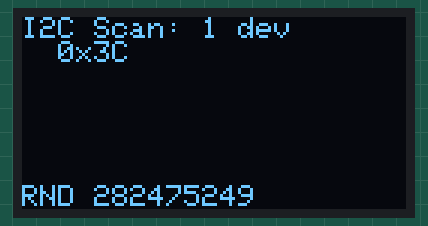
A program run on a simulated ESP32. On the bench: 128×64 one-colour display. Random numbers use the default seed unless the program sets one; what the program prints to the serial monitor is not drawn.

Above: at 0.6 s.
At 5.6 s:
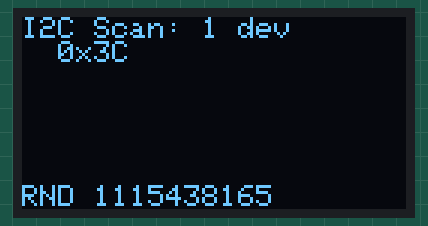
At 10.1 s:
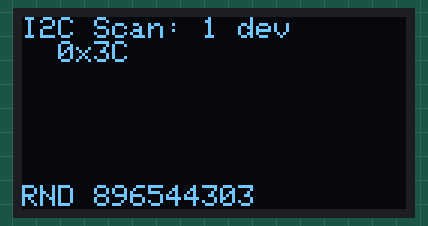
At 19.6 s:
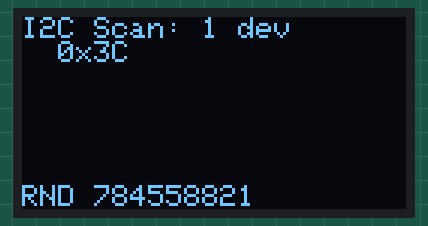
At 29.29 s:
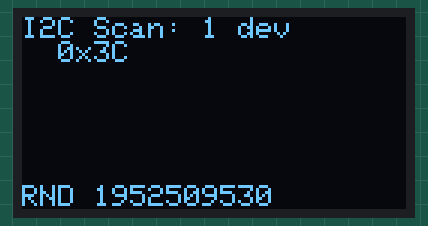
At 39.1 s:
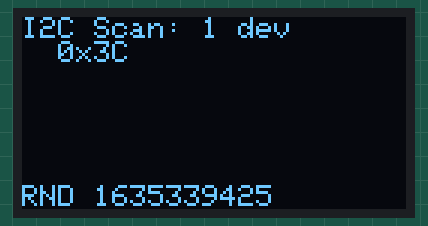

The program:

main.cpp
```cpp
#include <Arduino.h>
#include <Wire.h>
#include <Adafruit_GFX.h>
#include <Adafruit_SSD1306.h>

// ---------------------------------------------------------------------------
// Standalone I2C bus scanner + random-data OLED demo.
//
// Scans the ENTIRE I2C bus (addresses 1..127) looking for every connected
// device, prints the results to Serial, and renders them on an SSD1306 OLED
// together with a live "random data" value that changes each refresh.
//
// Wiring (default ESP32 I2C pins):
//   OLED SSD1306  -> SDA = GPIO21, SCL = GPIO22, addr 0x3C
//   Any I2C device -> connect to the same SDA/SCL (full bus is scanned).
// ---------------------------------------------------------------------------

// --- Pins -------------------------------------------------------------------
#define OLED_ADDR 0x3C
#define SCREEN_WIDTH 128
#define SCREEN_HEIGHT 64
#define OLED_RESET -1  // not wired on the common 0.96" modules

// Default I2C pins. Override in platformio.ini build_flags if your wiring
// differs, e.g.: -D I2C_SDA=16 -D I2C_SCL=17
#ifndef I2C_SDA
  #define I2C_SDA 21
#endif
#ifndef I2C_SCL
  #define I2C_SCL 22
#endif

// Optionally scan additional hardwired pin pairs isn't built in by default;
// the scanner scans the full ADDRESS range on the active bus, which is what
// "read all I2C" means here. See scanBus() if you want multi-pin support.

// --- Timers -----------------------------------------------------------------
#define RESCAN_INTERVAL_MS 3000   // full re-scan every 3 s
#define OLED_INTERVAL_MS 500      // random-data / render refresh every 0.5 s

Adafruit_SSD1306 display(SCREEN_WIDTH, SCREEN_HEIGHT, &Wire, OLED_RESET);

const uint8_t kScanLo = 1;   // skip 0x00 (general call)
const uint8_t kScanHi = 127;

char found[SCREEN_HEIGHT / 8][24];  // up to 8 lines of detected addresses
uint8_t foundCount = 0;

unsigned long lastScanMs = 0;
unsigned long lastOledMs = 0;

// Scan one I2C (sda, scl) pair across all addresses. Returns devices found.
// If sda/scl is NULL-pair (-1), just scans the already-initialized bus.
uint8_t scanBus(int sda, int scl) {
  if (sda >= 0 && scl >= 0) {
    Serial.printf("Scanning I2C bus SDA=%d SCL=%d...\n", sda, scl);
    Wire.begin(sda, scl, 100000);  // re-init on the requested pins
  } else {
    Serial.println("Scanning I2C bus (current pins)...");
  }

  uint8_t count = 0;
  for (uint8_t addr = kScanLo; addr <= kScanHi; addr++) {
    Wire.beginTransmission(addr);
    uint8_t err = Wire.endTransmission();
    if (err == 0) {
      Serial.printf("  device 0x%02X\n", addr);
      if (count < SCREEN_HEIGHT / 8) {
        snprintf(found[count], sizeof(found[count]), "  0x%02X", addr);
      }
      count++;
    }
  }
  return count;
}

// Refresh the OLED: detected devices + a random data value.
void renderOLED(uint8_t total) {
  display.clearDisplay();

  // Header
  display.setTextSize(1);
  display.setTextColor(SSD1306_WHITE);
  display.setCursor(0, 0);
  display.print("I2C Scan: ");
  display.print(total);
  display.print(" dev");

  // List up to 7 devices (line 1 is the header)
  uint8_t rows = foundCount < 7 ? foundCount : 7;
  for (uint8_t i = 0; i < rows; i++) {
    display.setCursor(0, 8 + i * 8);
    display.print(found[i]);
  }

  // Random data value at the bottom
  uint32_t rnd = esp_random();  // hardware RNG
  display.setCursor(0, SCREEN_HEIGHT - 8);
  display.print("RND ");
  display.print(rnd);

  display.display();
}

void setup() {
  Serial.begin(115200);
  delay(200);

  randomSeed(esp_random());

  // OLED lives on the primary pins (SDA=21, SCL=22 by default).
  Wire.begin(I2C_SDA, I2C_SCL, 100000);
  if (!display.begin(SSD1306_SWITCHCAPVCC, OLED_ADDR)) {
    Serial.printf("OLED not found at 0x%02X on SDA=%d SCL=%d! Check wiring.\n",
                  OLED_ADDR, I2C_SDA, I2C_SCL);
  } else {
    display.clearDisplay();
    display.setTextSize(1);
    display.setTextColor(SSD1306_WHITE);
    display.setCursor(0, 0);
    display.print("I2C Scanner");
    display.setCursor(0, 16);
    display.print("SDA=");
    display.print(I2C_SDA);
    display.print(" SCL=");
    display.print(I2C_SCL);
    display.display();
  }

  Serial.printf("OLED ready at 0x%02X (SDA=%d SCL=%d).\n", OLED_ADDR, I2C_SDA, I2C_SCL);

  // First scan immediately.
  foundCount = scanBus(-1, -1);
  delay(200);
}

void loop() {
  unsigned long now = millis();

  // Periodically re-scan the whole bus.
  if (now - lastScanMs >= RESCAN_INTERVAL_MS) {
    lastScanMs = now;
    foundCount = 0;
    foundCount = scanBus(-1, -1);
  }

  // Refresh the OLED (updates the random value too).
  if (now - lastOledMs >= OLED_INTERVAL_MS) {
    lastOledMs = now;
    renderOLED(foundCount);
  }
}
```

Measured:
- what the display in image 0 shows lasts 0.5 s, from 0.5 s to 1.0 s
